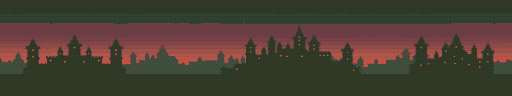
#> input picture src/assets/sprites/bg-castle-far.png, 512 x 96 px; its folder holds only this picture in this run
$ python pixelize.py bg-castle-far.png
#> lines starting #> are read from the running program, lines starting #| are printed output that depends on the picture
#!/usr/bin/env python3
"""
高品質ドット絵変換スクリプト v2

パイプライン:
  1. バイラテラルフィルタ（エッジ保持ノイズ除去）
  2. エッジ検出 → アウトライン抽出
  3. Lanczosリサイズ（目標サイズへ縮小）
  4. LAB色空間でカラー量子化（ベイズGMM or k-means）
  5. アウトライン合成（キャラ用）
  6. Floyd-Steinbergディザリング（オプション）
  7. インデックスカラーPNG保存

使い方:
    python3 pixelize.py input.png -o output.png --width 64 --height 96 --colors 16
    python3 pixelize.py input.png --preset witch
    python3 pixelize.py --batch
"""

import argparse
from pathlib import Path

import cv2
import numpy as np
from PIL import Image
from sklearn.cluster import MiniBatchKMeans
from sklearn.mixture import GaussianMixture


# ── プリセット定義（ドット絵サイズ、2倍拡大でゲーム表示） ──
# 追加パラメータ:
#   crop_top_frac, crop_bottom_frac: raw画像の上端/下端を指定割合でクロップ（0.0〜1.0）
#   例: crop_top_frac=0.50 → 上半分を切り捨て、下半分だけ使う
PRESETS = {
    # キャラ: 64x64ドット → 128x128表示（2倍拡大）
    "witch": {
        "width": 64, "height": 64, "colors": 32,
        "outline": True, "outline_strength": 0.7,
        "dither": False, "bilateral": True,
        "chromakey": True, "chromakey_fuzz": 40.0,
    },
    # 背景: ドット感を出すサイズ → 2倍拡大表示
    "bg-far": {
        "width": 512, "height": 96, "colors": 14,
        "outline": False, "outline_strength": 0,
        "dither": False, "bilateral": True,
    },
    # bg-mid (標準): 単純なシーン用。chromakeyで上部の空を透過化
    "bg-mid": {
        "width": 400, "height": 96, "colors": 14,
        "outline": True, "outline_strength": 0.3,
        "dither": False, "bilateral": True,
        "chromakey": True, "chromakey_fuzz": 12.0,
    },
    # bg-mid-complex: 情報量が多い複雑なシーン（森・山）用
    # 色距離ベース chromakey（flood fill ではない）: 木の間など被写体に接しない
    # 同系色も透過される。内部の小さな穴は自動島除去でカバー。
    "bg-mid-complex": {
        "width": 400, "height": 96, "colors": 18,
        "outline": True, "outline_strength": 0.15,
        "dither": False, "bilateral": True,
        "chromakey": True, "chromakey_fuzz": 24.0,
        "chromakey_flood": False,
    },
    "road": {
        "width": 400, "height": 16, "colors": 8,
        "outline": False, "outline_strength": 0,
        "dither": False, "bilateral": True,
    },
    # bg-near は scene 別にクロップ範囲を変えるため個別定義する
    # crop_top_frac: raw画像のここから下を使う（空部分を捨てる）
    "bg-near-forest": {
        "width": 480, "height": 32, "colors": 14,
        "outline": True, "outline_strength": 0.4,
        "dither": False, "bilateral": True,
        "chromakey": True, "chromakey_fuzz": 55.0,
        "crop_top_frac": 0.50, "crop_bottom_frac": 0.02,
    },
    # valley/mountain/castle の near は左上が空の単色でないため chromakey 不可。
    # crop で空を切り捨て、地面ごと不透明で描画する
    "bg-near-valley": {
        "width": 480, "height": 32, "colors": 14,
        "outline": True, "outline_strength": 0.4,
        "dither": False, "bilateral": True,
        "crop_top_frac": 0.60, "crop_bottom_frac": 0.0,
    },
    "bg-near-mountain": {
        "width": 480, "height": 32, "colors": 14,
        "outline": True, "outline_strength": 0.4,
        "dither": False, "bilateral": True,
        "crop_top_frac": 0.50, "crop_bottom_frac": 0.0,
    },
    "bg-near-castle": {
        "width": 480, "height": 32, "colors": 14,
        "outline": True, "outline_strength": 0.4,
        "dither": False, "bilateral": True,
        "crop_top_frac": 0.50, "crop_bottom_frac": 0.0,
    },
    "bg-near-tower": {
        "width": 480, "height": 32, "colors": 14,
        "outline": True, "outline_strength": 0.4,
        "dither": False, "bilateral": True,
        "chromakey": True, "chromakey_fuzz": 55.0,
        "crop_top_frac": 0.55, "crop_bottom_frac": 0.0,
    },
    # UIアイコン
    "icon": {
        "width": 48, "height": 16, "colors": 10,
        "outline": True, "outline_strength": 0.6,
        "dither": False, "bilateral": True,
    },
}

# ── バッチ定義 ──────────────────────────────────────
# mid 層: 複雑シーン(森・山)は bg-mid-complex、単純シーン(谷・城・塔)は bg-mid
MID_PRESET_BY_STAGE = {
    "forest": "bg-mid-complex",
    "valley": "bg-mid",
    "mountain": "bg-mid-complex",
    "castle": "bg-mid",
    "tower": "bg-mid",
}

BATCH_JOBS = []
# idle は v7（立ち絵）、walk は v8（側面プロファイル歩行サイクル）を使用
for name, out_name in [
    ("witch-idle-v7", "witch-idle"),
    ("witch-walk-1-v8", "witch-walk-1"),
    ("witch-walk-2-v8", "witch-walk-2"),
]:
    BATCH_JOBS.append((f"raw/{name}-raw.png", f"{out_name}.png", "witch"))
for stage in ["forest", "valley", "mountain", "castle", "tower"]:
    BATCH_JOBS.append((f"bg-{stage}-far-raw.png", f"bg-{stage}-far.png", "bg-far"))
    BATCH_JOBS.append((f"bg-{stage}-mid-raw.png", f"bg-{stage}-mid.png", MID_PRESET_BY_STAGE[stage]))
    BATCH_JOBS.append((f"road-{stage}-raw.png", f"road-{stage}.png", "road"))
    BATCH_JOBS.append((f"bg-{stage}-near-raw.png", f"bg-{stage}-near.png", f"bg-near-{stage}"))
#> in pixelize, raw is the input picture: shape (96, 512, 3); mean B, G, R 50.5, 62.1, 74.1
#|     入力: 512x96
BATCH_JOBS.append(("ui-icons-raw.png", "ui-icons.png", "icon"))


# ━━━━━━━━━━━━━━━━━━━━━━━━━━━━━━━━━━━━━━━━━━━━━━━━━━
# Step 1: バイラテラルフィルタ（エッジ保持平滑化）
# ━━━━━━━━━━━━━━━━━━━━━━━━━━━━━━━━━━━━━━━━━━━━━━━━━━
def bilateral_smooth(img_cv: np.ndarray) -> np.ndarray:
    """
    バイラテラルフィルタでエッジを保持しつつノイズ・細部を除去。
    ドット絵変換の前処理として、不要なテクスチャ詳細を消し
    色の面を均一にする。2パスで強めに適用。
    """
    result = cv2.bilateralFilter(img_cv, d=9, sigmaColor=75, sigmaSpace=75)
    result = cv2.bilateralFilter(result, d=9, sigmaColor=50, sigmaSpace=50)
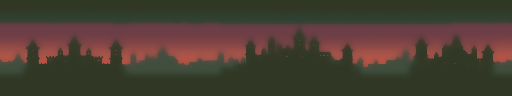
#> result: shape (96, 512, 3); mean B, G, R 50.4, 62.2, 73.9
    return result


# ━━━━━━━━━━━━━━━━━━━━━━━━━━━━━━━━━━━━━━━━━━━━━━━━━━
# Step 2: アウトライン抽出
# ━━━━━━━━━━━━━━━━━━━━━━━━━━━━━━━━━━━━━━━━━━━━━━━━━━
# [26 lines left out: function extract_outline, not called in this run]


# ━━━━━━━━━━━━━━━━━━━━━━━━━━━━━━━━━━━━━━━━━━━━━━━━━━
# Step 3: リサイズ
# ━━━━━━━━━━━━━━━━━━━━━━━━━━━━━━━━━━━━━━━━━━━━━━━━━━
def resize_cv(img_cv: np.ndarray, width: int, height: int) -> np.ndarray:
    """Lanczos4リサイズ（OpenCV）。エッジの保持に優れる。"""
#> called with width = 64, height = 96
    return cv2.resize(img_cv, (width, height), interpolation=cv2.INTER_LANCZOS4)
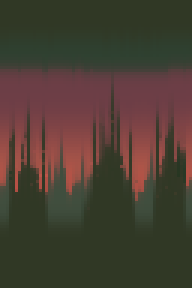
#> returned value: shape (96, 64, 3) (shown 3 times larger); mean of channels 0, 1, 2 50.4, 62.1, 74; drawn as B, G, R


# ━━━━━━━━━━━━━━━━━━━━━━━━━━━━━━━━━━━━━━━━━━━━━━━━━━
# Step 4: LAB色空間カラー量子化
# ━━━━━━━━━━━━━━━━━━━━━━━━━━━━━━━━━━━━━━━━━━━━━━━━━━
# [12 lines left out: functions rgb_to_lab, lab_to_rgb, not called in this run]


def quantize_colors(img_cv: np.ndarray, n_colors: int, use_gmm: bool = True) -> tuple:
    """
    LAB色空間でカラー量子化。

    use_gmm=True: ベイズGMM（高品質、アクセントカラーを自然に保持）
    use_gmm=False: MiniBatchKMeans（高速）

    Returns: (量子化済み画像, パレット配列)
    """
#> called with n_colors = 16, use_gmm = True
    h, w = img_cv.shape[:2]
#> h = 96; w = 64

    # BGR → LAB
    lab = cv2.cvtColor(img_cv, cv2.COLOR_BGR2LAB).astype(np.float32)
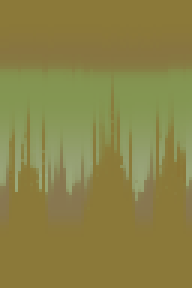
#> lab: shape (96, 64, 3) float32 (shown 3 times larger); mean B, G, R 70.3, 130.7, 137.9
    pixels_lab = lab.reshape(-1, 3)

    unique_colors = len(np.unique(pixels_lab.astype(np.int32).view(np.dtype((np.void, 12)))))
#> unique_colors = 720
    actual_n = min(n_colors, unique_colors)
#> actual_n = 16

    if use_gmm and actual_n >= 3:
        # ベイズGMM: 小さなクラスタも生き残りやすい
        try:
            gmm = GaussianMixture(
                n_components=actual_n,
                covariance_type="tied",
                random_state=42,
                max_iter=200,
                n_init=3,
                reg_covar=1e-4,
            )
            labels = gmm.fit_predict(pixels_lab)
#> labels = 6144 values, max 15 at index 2430, min 0 at index 1600, mean 9.02
            centers_lab = gmm.means_.astype(np.float32)
#> centers_lab = 16 rows, first 8: [81.99, 149.1, 132.3], [61.16, 119.3, 137.5], [91.79, 143.2, 141.1], [78.97, 119.9, 136], [105.1, 156.6, 145.1], [115.2, 161.5, 150.5], [75.05, 139, 133.7], [67.43, 122.9, 134.5]
        except ValueError:
            # GMMが失敗した場合はk-meansにフォールバック
            use_gmm = False
    if not use_gmm or actual_n < 3:
        kmeans = MiniBatchKMeans(
            n_clusters=actual_n,
            random_state=42,
            batch_size=min(1024, len(pixels_lab)),
            n_init=5,
        )
        labels = kmeans.fit_predict(pixels_lab)
        centers_lab = kmeans.cluster_centers_.astype(np.float32)

    # ラベル → 量子化LAB → BGR → RGB
    quantized_lab = centers_lab[labels].reshape(h, w, 3)
    quantized_bgr = cv2.cvtColor(quantized_lab.astype(np.uint8), cv2.COLOR_LAB2BGR)

    # パレットをRGBで返す
    palette_bgr = np.array([
        cv2.cvtColor(c.reshape(1, 1, 3).astype(np.uint8), cv2.COLOR_LAB2BGR).flatten()
        for c in centers_lab
    ])
#> palette_bgr = 16 rows, first 8: [69, 62, 107], [43, 60, 48], [64, 74, 113], [59, 76, 62], [71, 78, 146], [72, 83, 165], [62, 64, 87], [53, 65, 56]
    palette_rgb = palette_bgr[:, ::-1]
#> palette_rgb = 16 rows, first 8: [107, 62, 69], [48, 60, 43], [113, 74, 64], [62, 76, 59], [146, 78, 71], [165, 83, 72], [87, 64, 62], [56, 65, 53]

    return quantized_bgr, palette_rgb


# ━━━━━━━━━━━━━━━━━━━━━━━━━━━━━━━━━━━━━━━━━━━━━━━━━━
# Step 5: アウトライン合成
# ━━━━━━━━━━━━━━━━━━━━━━━━━━━━━━━━━━━━━━━━━━━━━━━━━━
# [167 lines left out: functions composite_outline, floyd_steinberg_dither, _flood_from_edge, remove_background, not called in this run]


def pixelize(
    input_path: str,
    output_path: str,
    width: int,
    height: int,
    colors: int,
    outline: bool = False,
    outline_strength: float = 0.7,
    dither=False,
    bilateral: bool = True,
    chromakey: bool = False,
    chromakey_fuzz: float = 40.0,
    crop_top_frac: float = 0.0,
    crop_bottom_frac: float = 0.0,
    chromakey_flood: bool = True,
    chromakey_flood_bottom: bool = False,
    chromakey_bottom_fuzz: float = None,
) -> None:
    # 読み込み（OpenCV BGR / RGBA の両対応）
    raw = cv2.imread(input_path, cv2.IMREAD_UNCHANGED)
    if raw is None:
        print(f"  ERROR: {input_path} を読み込めません")
        return

    # raw画像にアルファがあれば保持、ない場合は None
    raw_alpha = None
    if raw.ndim == 3 and raw.shape[2] == 4:
        raw_alpha = raw[:, :, 3].copy()
        img = cv2.cvtColor(raw, cv2.COLOR_BGRA2BGR)
        print(f"    入力: {img.shape[1]}x{img.shape[0]} (RGBA)", end="", flush=True)
    else:
        img = raw if raw.ndim == 3 else cv2.cvtColor(raw, cv2.COLOR_GRAY2BGR)
        print(f"    入力: {img.shape[1]}x{img.shape[0]}", end="", flush=True)

    # ── Step -1: クロップ（raw画像の上端/下端を切り捨て） ──
    if crop_top_frac > 0 or crop_bottom_frac > 0:
        h_src = img.shape[0]
        top = int(h_src * crop_top_frac)
        bottom = int(h_src * (1.0 - crop_bottom_frac))
        img = img[top:bottom, :]
        if raw_alpha is not None:
            raw_alpha = raw_alpha[top:bottom, :]
        print(f" → crop[{img.shape[1]}x{img.shape[0]}]", end="", flush=True)

    # ── Step 0: 背景除去 ──
    # raw画像にすでにアルファがある場合はそれを優先（手動透過の尊重）。
    # なければ chromakey を実行。
    alpha_mask = None
    if raw_alpha is not None:
        alpha_mask = raw_alpha
        print(" → use-raw-alpha", end="", flush=True)
    elif chromakey:
        alpha_mask = remove_background(
            img, chromakey_fuzz, flood=chromakey_flood,
            flood_bottom=chromakey_flood_bottom,
            flood_bottom_fuzz=chromakey_bottom_fuzz,
        )
        mode_tag = 'flood' + ('+bottom' if chromakey_flood_bottom else '') if chromakey_flood else 'color'
        print(f" → chromakey({mode_tag})", end="", flush=True)

    # ── Step 1: バイラテラルフィルタ ──
    if bilateral:
        img = bilateral_smooth(img)
        print(" → bilateral", end="", flush=True)

    # ── Step 2: アウトライン抽出（リサイズ前の高解像度で） ──
    outline_map = None
    if outline and outline_strength > 0:
        outline_map = extract_outline(img, outline_strength)
        print(" → outline", end="", flush=True)

    # ── Step 3: リサイズ ──
    img = resize_cv(img, width, height)
    if alpha_mask is not None:
        alpha_mask = cv2.resize(alpha_mask, (width, height), interpolation=cv2.INTER_LANCZOS4)
        _, alpha_mask = cv2.threshold(alpha_mask, 128, 255, cv2.THRESH_BINARY)
    if outline_map is not None:
        outline_map = cv2.resize(outline_map, (width, height), interpolation=cv2.INTER_LANCZOS4)
        # リサイズ後にアウトラインを二値化して鮮明に
        _, outline_map = cv2.threshold(outline_map, 180, 255, cv2.THRESH_BINARY)
    print(f" → {width}x{height}", end="", flush=True)

    # ── Step 4: カラー量子化（LAB空間） ──
    quantized, palette = quantize_colors(img, colors, use_gmm=(colors <= 24))
#> palette has the same summary as palette_rgb in quantize_colors
    print(f" → {len(palette)}色", end="", flush=True)
#|  → 16色

    # ── Step 5: アウトライン合成 ──
    if outline_map is not None:
        quantized = composite_outline(quantized, outline_map, strength=outline_strength)
        print(" → outline合成", end="", flush=True)

    # ── Step 6: ディザリング ──
    if dither:
        dither_strength = 0.4 if dither == "light" else 1.0
        quantized = floyd_steinberg_dither(quantized, palette, dither_strength)
        print(f" → dither({dither})", end="", flush=True)

    # ── 保存 ──
    rgb = cv2.cvtColor(quantized, cv2.COLOR_BGR2RGB)
    if alpha_mask is not None:
        rgba = np.dstack([rgb, alpha_mask])
        pil_img = Image.fromarray(rgba, "RGBA")
        pil_img.save(output_path, "PNG", optimize=True)
        opaque = rgb[alpha_mask > 0]
        actual_colors = len(set(map(tuple, opaque))) if len(opaque) > 0 else 0
        print(f" => {output_path} ({width}x{height}, {actual_colors}色 RGBA)")
    else:
        pil_img = Image.fromarray(rgb)
        pil_img = pil_img.convert("P", palette=Image.ADAPTIVE, colors=colors)
        pil_img.save(output_path, "PNG", optimize=True)
        actual_colors = len(set(Image.fromarray(rgb).convert("RGB").getdata()))
#> actual_colors = 16
        print(f" => {output_path} ({width}x{height}, {actual_colors}色)")
#|  => bg-castle-far-pixel.png (64x96, 16色)


# [26 lines left out: function run_batch, not called in this run]


def main():
    parser = argparse.ArgumentParser(description="高品質ドット絵変換スクリプト v2")
    parser.add_argument("input", nargs="?", help="入力画像パス")
    parser.add_argument("-o", "--output", help="出力画像パス")
    parser.add_argument("--width", type=int, default=64)
    parser.add_argument("--height", type=int, default=96)
    parser.add_argument("--colors", type=int, default=16)
    parser.add_argument("--outline", action="store_true", default=False)
    parser.add_argument("--outline-strength", type=float, default=0.7)
    parser.add_argument("--dither", nargs="?", const="full", default=False,
                        choices=["light", "full"])
    parser.add_argument("--no-bilateral", action="store_true")
    parser.add_argument("--preset", choices=list(PRESETS.keys()))
    parser.add_argument("--batch", action="store_true", help="全素材一括変換")

    args = parser.parse_args()

    if args.batch:
        script_dir = str(Path(__file__).parent)
        print(f"バッチ変換: {script_dir}")
        run_batch(script_dir)
        return

    if not args.input:
        parser.error("入力ファイルを指定してください（または --batch を使用）")

    if args.preset:
        p = PRESETS[args.preset]
        args.width = p["width"]
        args.height = p["height"]
        args.colors = p["colors"]
        args.outline = p["outline"]
        args.outline_strength = p["outline_strength"]
        args.dither = p["dither"]
        bilateral = p["bilateral"]
        chromakey = p.get("chromakey", False)
        chromakey_fuzz = p.get("chromakey_fuzz", 40.0)
        crop_top_frac = p.get("crop_top_frac", 0.0)
        crop_bottom_frac = p.get("crop_bottom_frac", 0.0)
        chromakey_flood = p.get("chromakey_flood", True)
        chromakey_flood_bottom = p.get("chromakey_flood_bottom", False)
        chromakey_bottom_fuzz = p.get("chromakey_bottom_fuzz", None)
    else:
        bilateral = not args.no_bilateral
        chromakey = False
        chromakey_fuzz = 40.0
        crop_top_frac = 0.0
        crop_bottom_frac = 0.0
        chromakey_flood = True
        chromakey_flood_bottom = False
        chromakey_bottom_fuzz = None

    output = args.output or args.input.replace("-raw", "").replace(".png", "-pixel.png")

    pixelize(args.input, output, args.width, args.height, args.colors,
             args.outline, args.outline_strength, args.dither, bilateral,
             chromakey, chromakey_fuzz, crop_top_frac, crop_bottom_frac,
             chromakey_flood, chromakey_flood_bottom, chromakey_bottom_fuzz)


if __name__ == "__main__":
    main()

$ run again, on src/assets/sprites/bg-forest-mid-raw.png
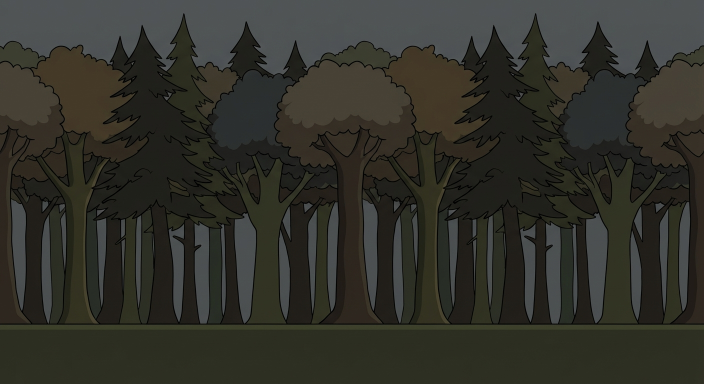
#> input picture src/assets/sprites/bg-forest-mid-raw.png, 1408 x 768 px (shown at 1/2 size)
#> in pixelize, raw is the input picture: shape (768, 1408, 3); mean B, G, R 42.4, 49.6, 49.6
#|     入力: 1408x768
#> in resize_cv, `return cv2.resize(img_cv, (width, height), interpolation=cv2.INTER_LAN..`:
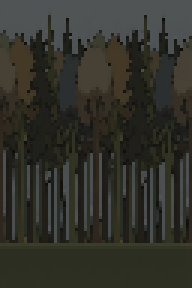
#> returned value: shape (96, 64, 3) (shown 3 times larger); mean of channels 0, 1, 2 42.8, 50, 50; drawn as B, G, R
#> in quantize_colors, `lab = cv2.cvtColor(img_cv, cv2.COLOR_BGR2LAB).astype(np.float32)`:
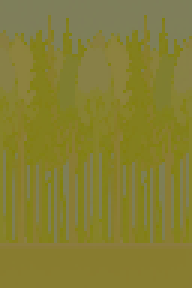
#> lab: shape (96, 64, 3) float32 (shown 3 times larger); mean B, G, R 51.9, 126.5, 132.7
#> unique_colors = 888
#> actual_n = 16
#> labels = 6144 values, max 15 at index 736, min 0 at index 774, mean 4.54
#> centers_lab = 16 rows, first 8: [50.68, 129.4, 135.3], [88.31, 126.5, 126.7], [28.83, 127.8, 131.5], [47.18, 124.5, 136.2], [70.48, 128.1, 135.9], [61.92, 129.8, 140.5], [25.97, 125.9, 131.6], [40.98, 129.3, 134.7]
#> palette_bgr = 16 rows, first 8: [37, 47, 53], [84, 82, 76], [25, 30, 30], [33, 46, 43], [54, 64, 69], [39, 56, 65], [23, 28, 25], [31, 38, 44]
#> palette_rgb = 16 rows, first 8: [53, 47, 37], [76, 82, 84], [30, 30, 25], [43, 46, 33], [69, 64, 54], [65, 56, 39], [25, 28, 23], [44, 38, 31]
#> palette has the same summary as palette_rgb in quantize_colors
#|  → 16色
#> actual_colors = 16
#|  => bg-forest-mid-pixel.png (64x96, 16色)

$ run again, on src/assets/sprites/bg-castle-mid-raw.png
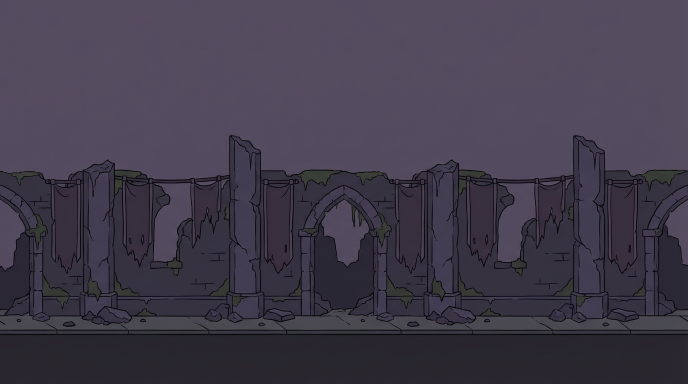
#> input picture src/assets/sprites/bg-castle-mid-raw.png, 1376 x 768 px (shown at 1/2 size)
#> in pixelize, raw is the input picture: shape (768, 1376, 3); mean B, G, R 75.4, 59.6, 65.7
#|     入力: 1376x768
#> in resize_cv, `return cv2.resize(img_cv, (width, height), interpolation=cv2.INTER_LAN..`:
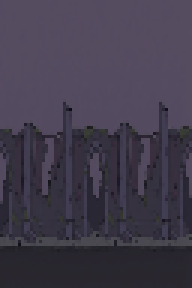
#> returned value: shape (96, 64, 3) (shown 3 times larger); mean of channels 0, 1, 2 75.9, 60.1, 66.1; drawn as B, G, R
#> in quantize_colors, `lab = cv2.cvtColor(img_cv, cv2.COLOR_BGR2LAB).astype(np.float32)`:
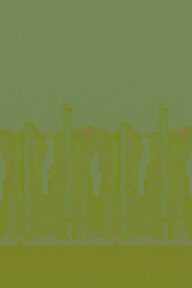
#> lab: shape (96, 64, 3) float32 (shown 3 times larger); mean B, G, R 67.2, 134.2, 119.3
#> unique_colors = 609
#> actual_n = 16
#> labels = 6144 values, max 15 at index 2716, min 1 at index 2357, mean 7.79
#> centers_lab = 16 rows, first 8: [85.5, 136.1, 117.5], [52.68, 135.5, 120], [40.05, 130.9, 122.9], [68.77, 135, 116.4], [79.54, 130, 123.6], [47.89, 133, 120.2], [35.2, 133.2, 121], [59.1, 126.3, 129.9]
#> palette_bgr = 16 rows, first 8: [96, 75, 83], [61, 46, 54], [48, 39, 38], [81, 61, 63], [81, 72, 72], [56, 43, 47], [46, 33, 36], [54, 56, 52]
#> palette_rgb = 16 rows, first 8: [83, 75, 96], [54, 46, 61], [38, 39, 48], [63, 61, 81], [72, 72, 81], [47, 43, 56], [36, 33, 46], [52, 56, 54]
#> palette has the same summary as palette_rgb in quantize_colors
#|  → 16色
#> actual_colors = 15
#|  => bg-castle-mid-pixel.png (64x96, 15色)
